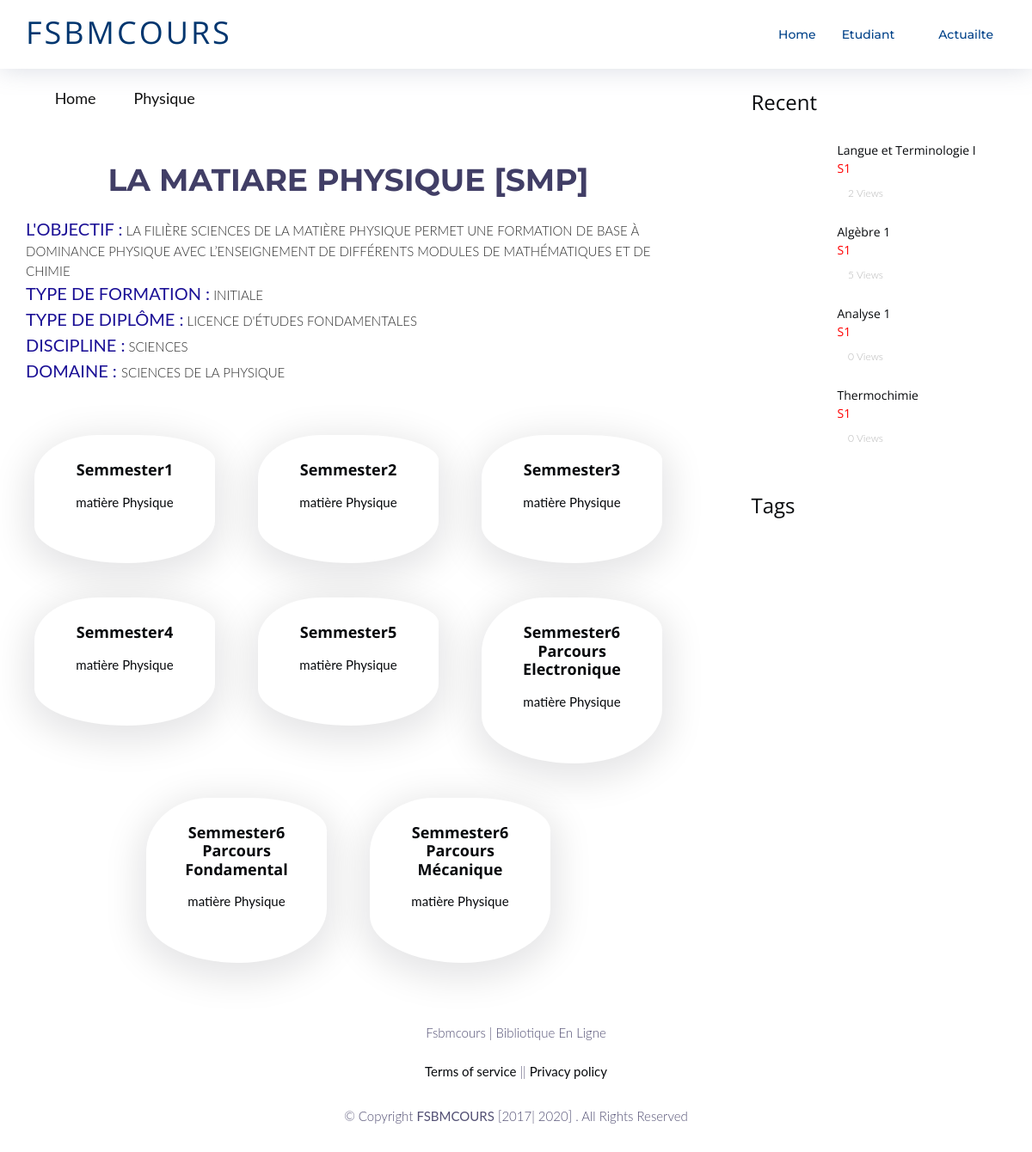
Page /Physique/ on the committed database.
### etudiant/models.py (models this page shows, shortened)
class Filier(models.Model):
    name = models.CharField(max_length=30, default='-')
    title = models.CharField(max_length=30)
    pic  = models.ImageField(default="filier.png", null=True, blank=True)
    count = models.IntegerField(default=0)
    show = models.IntegerField(default=0)
    def __str__(self):
        return self.name

class Semmester(models.Model):
    name = models.CharField(max_length=150)
    purname = models.CharField(max_length=150,default='purname')
    nameUrl = models.CharField(max_length=150,default='nameUrl')
    filier = models.ForeignKey(Filier, null=True, on_delete= models.SET_NULL)
    count = models.IntegerField(default=0)
    filierId = models.IntegerField(default=0)
    show = models.IntegerField(default=0)
    date = models.DateTimeField(auto_now_add=True, null=True)

class Module(models.Model):
    name = models.CharField(max_length=150)
    nameUrl = models.CharField(max_length=150,default='nameUrl')
    nameSem = models.CharField(max_length=150,default='nameSem')
    semmester = models.ForeignKey(Semmester, null=True, on_delete= models.SET_NULL)
    semmesterUrl = models.CharField(max_length=150,default='semmesterUrl')
    filier = models.CharField(max_length=150 , default='-')
    semmesteriD = models.IntegerField(default=0)
    filieriD = models.IntegerField(default=0)
    ccount = models.IntegerField(default=0)
    Tdcount = models.IntegerField(default=0)
    tpcount = models.IntegerField(default=0)
    ecount = models.IntegerField(default=0)
    show = models.IntegerField(default=0)
    Lasshow = models.IntegerField(default=0)

### etudiant/views.py (the view)
# urls.py: url(r'^Physique/$',views.PhysiquePage,name="PhysiquePage"),
def PhysiquePage(request):
    fil= Filier.objects.get(name="Physique").pk
    filiern= Filier.objects.get(name="Physique").name
    print(fil)
    context = {
        'Filiernavebar': Filier.objects.all().order_by('pk'),
        'Filiers': Filier.objects.filter(name=filiern),
        'Module': Module.objects.all(),
        'Semmesters': Semmester.objects.filter(filier=fil).order_by('name'),
        'lastCours': Module.objects.filter(filier="Physique").order_by('-pk')[:4],
    }
    phy=Filier.objects.get(name="Physique")
    phy.show= phy.show + 1
    phy.save()
    return render(request,'front/physiquePage12.html',context)

### main/templates/front/physiquePage12.html (shortened to what this page needs)
{% extends 'front/base.html'%}{% load static %}  {% load humanize %} {%block titleblock%}
<link href="{%static 'front/css/ArticleDetail.css'%}" rel="stylesheet">
{%endblock%}
 {%block containerblock%}
    <div class="container">
        <div class="row" style="margin-top: 1px !important;">
            {% for filier in Filiers %}
            <div class="col-lg-8">
                <div class="blog-left-sidebar">
       <div class="site-breadcrumb" style="margin-top: 40px;">
        <div class="container">
            <a href="{% url 'home'%}"><i class="fa fa-home"></i> Home</a> <i class="fa fa-angle-right"></i>
            <a href="/"> Physique</a> <i class="fa fa-angle-right"></i>
        </div>
    </div>
                    <header class="section-header">
                        <h3>{{filier.title}}</h3>
                        <p>
                            <strong> L'objectif :</strong>  La filière Sciences de la matière physique permet une formation de base à dominance physique avec l’enseignement de différents modules de mathématiques et de chimie<br>
                            <strong> TYPE DE FORMATION :</strong> Initiale<br>
                            <strong>TYPE DE DIPLÔME :</strong> Licence d'Études Fondamentales<br>
                            <strong>DISCIPLINE :</strong> Sciences<br>
                            <strong>DOMAINE : </strong> Sciences de la physique<br>
                        </p>
                    </header>
                    <div class="row justify-content-center">
                        {% for semmester in Semmesters %}
                            <div class="col-md-6 col-lg-4 wow bounceInUp" data-wow-duration="1.4s">
                                <a href="{% url 'physiqueSemmester' sem=semmester.nameUrl  pk=semmester.id %}">
                                <div class="box">
                                    <h4 class="title">{{semmester.purname}}</h4>
                                    <p class="">matière {{semmester.filier}} </p>
                                </div>
                            </a>
                            </div>
                        {%endfor%}
                    </div>
                </div>
            </div>
            {%endfor%}
                      <div class="col-sm-8 col-md-5 col-lg-4 col-xl-3 offset-xl-1 offset-0 pl-xl-0  ">
                <div class="sidebar jm-sticky-top">
                          <div class="widget">
                            <h5 class="widget-title">Recent </h5>
                            {%for popModl in lastCours%}
                            <div class="recent-post-widget">
                                <div class="rp-item">
                                    <div class="rp-thumb ">
                                    </div>
                                    <div class="rp-content">
                                        <h6><a href="{% url 'physiqueSemmester' popModl.semmesterUrl popModl.id  %}">{{popModl.name}}</a> <br>
                                            <smail style="color:red;">{{popModl.semmesterUrl}}</small>
                                        </h6>
                                        <p><i class="fa fa-eye"></i> {{ popModl.show}} Views</p>
                                    </div>
                                </div>
                            </div>
                            {%endfor%}
                        </div>
                          <div class="widget">
                              <h4 class="widget-title">Tags</h4>
                          </div>
                          <div class="widget">
                          </div>
                </div>
                      </div>
        </div>
        </div>
 {%endblock%}

### main/static/front/css/ArticleDetail.css (style rules this page uses)
@media (min-width: 1200px) { .container { max-width: 1170px; } }

### main/static/front/css/style.css (style rules this page uses)
html { font-family: sans-serif; line-height: 1.15; -webkit-text-size-adjust: 100%; -webkit-tap-highlight-color: rgba(0, 0, 0, 0); }
article, aside, figcaption, figure, footer, header, hgroup, main, nav, section { display: block; }
body { background: #fff; color: #444; font-family: "Open Sans", sans-serif; }
a { color: #1bb1dc; transition: 0.5s; }
.container { background: #fff; }
p { padding: 0; margin: 0 0 30px 0; }
h1, h2, h3, h4, h5, h6 { font-family: "Montserrat", sans-serif; font-weight: 400; margin: 0 0 20px 0; padding: 0; }
.jm-sticky-top { position: -webkit-sticky; position: sticky; top: 7em; }

### main/static/front/css/slide_Intro/style.css (style rules this page uses)
body { font-family: 'Lato', sans-serif; color:#2C2C2C; font-size:15px; font-weight:300; }
h1,h2,h3,h4,h5,h6 { font-family: 'Open Sans', sans-serif; color: #07090C; font-weight:700; }
h3 { font-size:21.6px; }
h4 { font-size:18px; }
h5 { font-size:15px; }
a { font-weight:400; color: #07090c; }

### main/static/front/css/article.css (style rules this page uses)
.site-breadcrumb { padding: 60px 0; color: #b7b7b7; font-size: 18px; }
.site-breadcrumb a { color: #111111; }
.site-breadcrumb a i { margin: 0; }
.site-breadcrumb i { margin: 0 10px; }
.widget { margin-bottom: 55px; margin-left: -19px; }
.widget .widget-title { font-weight: 400; font-size: 24px; margin-bottom: 30px; }
.widget .recent-post-widget .rp-item { margin-bottom: 25px; display: block; overflow: hidden; }
.widget .recent-post-widget .rp-thumb { width: 70px; height: 70px; float: left; margin-right: 30px; }
.widget .recent-post-widget .rp-content { padding-left: 100px; }
.widget .recent-post-widget .rp-content p { font-size: 12px; color: #b7b7b7; margin-bottom: 0; }
.widget .recent-post-widget .rp-content p i { color: #f6783a; }
.widget .recent-post-widget .rp-content h6 { font-size: 14px; font-weight: 400; line-height: 1.5; margin-bottom: 10px; }
@media (min-width: 1200px) { .container { max-width: 1170px; } }

### main/templates/front/physiquePage12.html (style rules this page uses)
.section-header h3 { font-size: 36px; color: #413e66; text-align: center; font-weight: 700; position: relative; font-family: "Montserrat", sans-serif; }
.section-header p { margin: auto; padding-bottom: 60px; text-transform: uppercase; }
.section-header p strong { margin: auto; font-size: 20px; color: #1b1096; padding-bottom: 60px; width: 50%; }
.box { padding: 30px; position: relative; overflow: hidden; border-radius: 60% 72% 83% 88% / 57% 34% 56% 49%; margin: 0 10px 40px 10px; background: rgb(255, 255, 255); box-shadow: 0 10px 40px 10px rgba(7, 11, 22, 0.1); transition: all 0.3s ease-in-out; text-align: center; }
.title { font-weight: 700; margin-bottom: 15px; font-size: 18px; }

### rows in the picture
Filier: title "LA MATIARE PHYSIQUE [SMP]"
Semmester: purname "Semmester1", filier "Physique"
Semmester: purname "Semmester2", filier "Physique"
Semmester: purname "Semmester3", filier "Physique"
Semmester: purname "Semmester4", filier "Physique"
Semmester: purname "Semmester5", filier "Physique"
Semmester: purname "Semmester6 Parcours Electronique", filier "Physique"
Semmester: purname "Semmester6 Parcours Fondamental", filier "Physique"
Semmester: purname "Semmester6 Parcours Mécanique", filier "Physique"
Module: name "Langue et Terminologie I", semmesterUrl "S1", show "2"
Module: name "Algèbre 1", semmesterUrl "S1", show "5"
Module: name "Analyse 1", semmesterUrl "S1", show "0"
Module: name "Thermochimie", semmesterUrl "S1", show "0"
